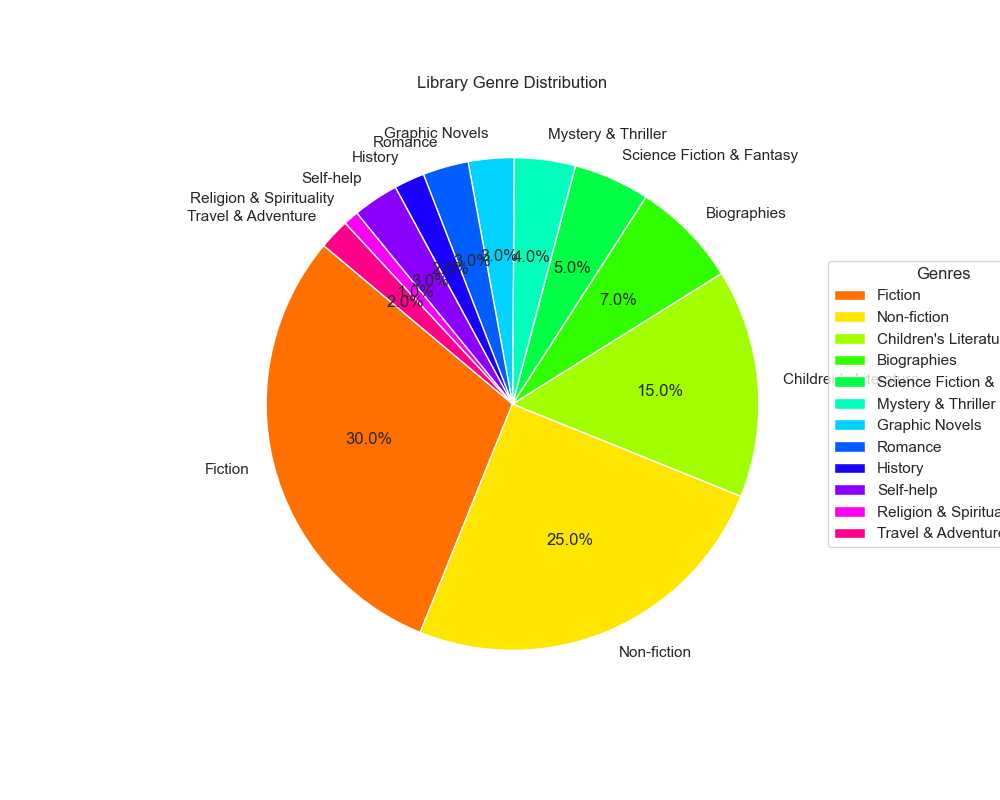

The Python source for this figure:

import matplotlib.pyplot as plt
import seaborn as sns

# Provided data
data = [
    {'Genre': 'Fiction', 'Percentage of Total Checkouts': 30},
    {'Genre': 'Non-fiction', 'Percentage of Total Checkouts': 25},
    {'Genre': "Children's Literature", 'Percentage of Total Checkouts': 15},
    {'Genre': 'Biographies', 'Percentage of Total Checkouts': 7},
    {'Genre': 'Science Fiction & Fantasy', 'Percentage of Total Checkouts': 5},
    {'Genre': 'Mystery & Thriller', 'Percentage of Total Checkouts': 4},
    {'Genre': 'Graphic Novels', 'Percentage of Total Checkouts': 3},
    {'Genre': 'Romance', 'Percentage of Total Checkouts': 3},
    {'Genre': 'History', 'Percentage of Total Checkouts': 2},
    {'Genre': 'Self-help', 'Percentage of Total Checkouts': 3},
    {'Genre': 'Religion & Spirituality', 'Percentage of Total Checkouts': 1},
    {'Genre': 'Travel & Adventure', 'Percentage of Total Checkouts': 2}
]

# Extract the genres and their corresponding percentages
genres = [item['Genre'] for item in data]
percentages = [item['Percentage of Total Checkouts'] for item in data]

# Use Seaborn to set the color palette
colors = sns.color_palette('hsv', len(genres))

# Create the pie chart
plt.figure(figsize=(10, 8))  # Set the figure size
plt.pie(percentages, labels=genres, colors=colors, autopct='%1.1f%%', startangle=140)

# Optional: Add a shadow to the pie chart for better visual appeal
plt.gca().set_aspect('equal')  # Set the aspect ratio to be equal, so the pie is circular
plt.title('Library Genre Distribution')  # Title of the pie chart

# Optional: Adjust legend
plt.legend(title="Genres", loc="center left", bbox_to_anchor=(1, 0, 0.5, 1))

# Show the pie chart
plt.show()
